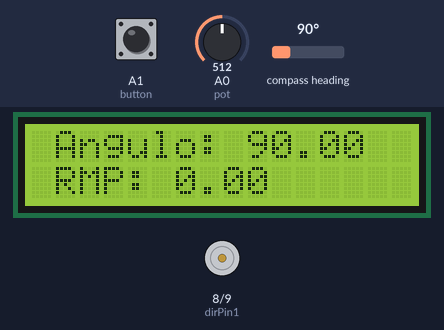
This sketch was run on a simulated Arduino Uno, built with avr-gcc and run on an emulated ATmega328P. Parts: 16×2 character LCD, motor-driver pin pairs drawn as motors (green arrow = first pin HIGH = forward, orange = second pin HIGH = backward, longer = more drive, scaled by the enable pin). The inputs (shaded band) are chosen by the test bench; at power-on: A1 (button) HIGH, A0 (pot) = 512, compass heading 90°. What the sketch prints to the serial monitor is not drawn.

Above: at 1.2 s.
1.3 s: A1 (button) pulled LOW for 0.15 s
At 2.9 s:
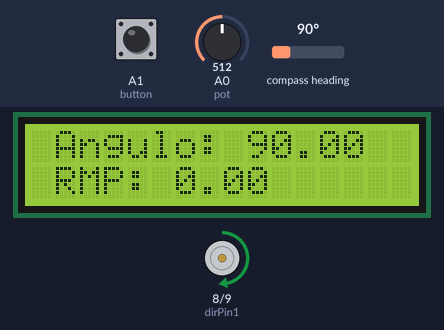
3.2 s: A0 (pot) set to 716
At 4.3 s:
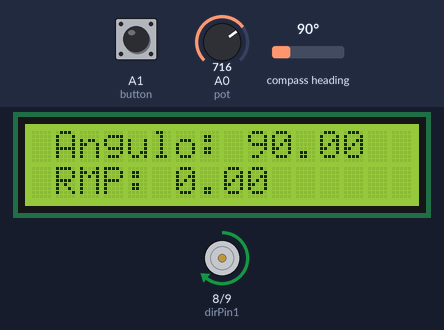
4.7 s: compass heading set to 7°
At 4.81 s:
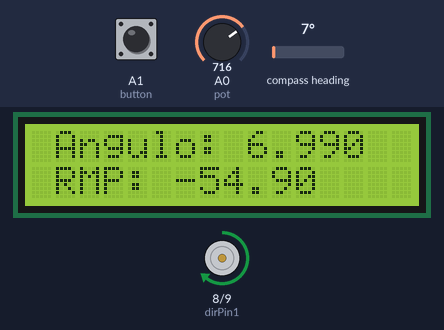
6.2 s: A0 (pot) set to 900
At 7.7 s:
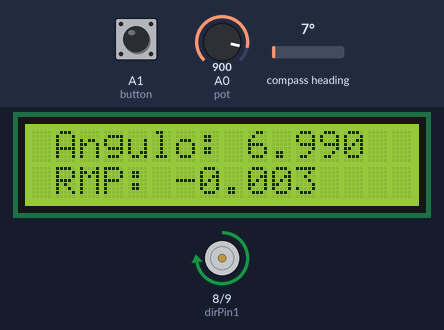
8.0 s: A1 (button) pulled LOW for 1 s
At 10.3 s:
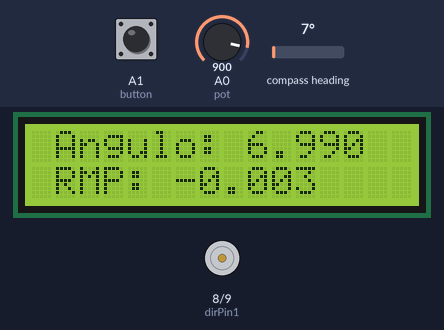
10.7 s: compass heading set to 352°
At 12.8 s:
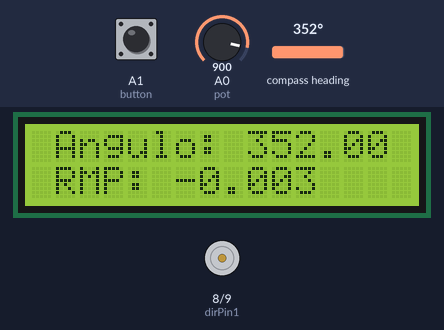
Timing chart, 0 to 14.3 s (numbered marks = the images above; inputs shaded):
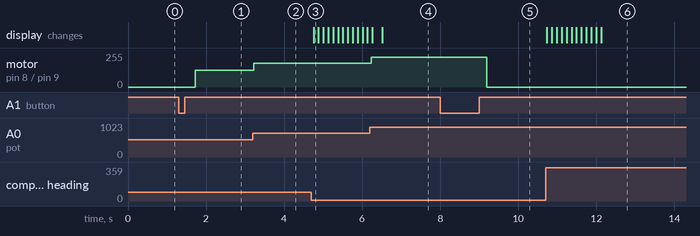

Measured:
- after the input at 1.3 s, motor on pin 8 (dirPin1) / pin 9 (dirPin2): stopped → forward 127/255 after 0.42 s
- after the input at 3.2 s, motor on pin 8 (dirPin1) / pin 9 (dirPin2): forward 127/255 → forward 178/255 at once
- after the input at 4.7 s, the display: changes after 0.05 s (image 3)
- after the input at 6.2 s, motor on pin 8 (dirPin1) / pin 9 (dirPin2): forward 178/255 → forward 224/255 at once
- after the input at 8.0 s, motor on pin 8 (dirPin1) / pin 9 (dirPin2): forward 224/255 → stopped after 1.2 s
- after the input at 10.7 s, the display: first changes at once (image 6 shows a later state)

The sketch:

Proyecto_TE.ino
```cpp
/*
Chavez Contreras Edgar Ailton Jave
Velazquez Galvan Diego Antonio

  Teoria Electromagnetica
Gordillo Sol Alvaro

Encoder Magnetico
*/
#include <Adafruit_HMC5883_U.h>
#include <Wire.h>
#include <LiquidCrystal_I2C.h>          // Para utilizar el LCD de I2C

Adafruit_HMC5883_Unified mag = Adafruit_HMC5883_Unified(12345);
LiquidCrystal_I2C lcd_i2c(0x3f,16,2);    // Creamos el objeto para el LCD

float anguloAnterior = NAN;     // angulo de la muestra previa
float Posicion = 0;
unsigned long tAnterior = 0;    // tiempo en ms de la muestra previa
float rpm = 0;
float rpmprom = 0;
bool sensorOK = false;

//Pines para el motor
int dirPin1 = 8;
int dirPin2 = 9;
int speedPin = 10;
const int pot = A0; //Potenciometro
int button = A1;
int speed;
bool modo = false; //Modo

void setup() {
  Serial.begin(9600);
  Wire.begin();

  lcd_i2c.init();
  lcd_i2c.backlight();

  pinMode(button, INPUT_PULLUP);
  pinMode(dirPin1, OUTPUT);
  pinMode(dirPin2, OUTPUT);
  pinMode(speedPin, OUTPUT);
  tAnterior = millis();
}

void loop() {
  int valor;
  valor = analogRead(pot);

  sensorOK = mag.begin();
  if(!sensorOK)   //Prueba de funcionamiento del sensor
  {
    Serial.println(F("No se encontró HMC5883L."));
    while(1);
  }

  sensors_event_t event;
  mag.getEvent(&event);
  float x = event.magnetic.x;
  float y = event.magnetic.y;

  //Control del motor
  if(push(button))  //Detecta cambios en el boton
  {
    modo = !modo;
  }

  if(modo)
  {
    speed = map(valor,0,1023,0,255); //Control de velocidad con pot

    analogWrite(speedPin,speed);
    digitalWrite(dirPin1,1);
    digitalWrite(dirPin2,0);
  }
  else
  {
    analogWrite(speedPin,0);
  }

  // Posicion en grados
  float nuevoAng = atan2((float)y, (float)x) * 180.0 / PI;   // Obtiene los grados en -180 y 180
  if (nuevoAng < 0) nuevoAng += 360.0;                       // Transforma los -180 en valores >180
  Posicion = nuevoAng;

  // Calculando el cambio de angulo con respecto al tiempo
  if (!isnan(anguloAnterior))
  {
    float dtheta = nuevoAng - anguloAnterior;

    if (dtheta >  180.0) dtheta -= 360.0; // Corrige saltos −359  0  +359 para evitar errores
    if (dtheta < -180.0) dtheta += 360.0;

    // Calculo de RPM
    unsigned long tActual = millis();
    float dt = (float)(tActual - tAnterior);
    if (dt > 0) {
      rpm = (dtheta / 360.0) * (60000.0 / dt);
      rpmprom= (rpmprom + rpm)/2; // Se promedia el rpm para mas precision
    }
    tAnterior = tActual;
  }
  anguloAnterior = nuevoAng;   // Guarda para próxima iteración

  Serial.print(F("Ángulo: "));
  Serial.print(Posicion, 1);
  Serial.print(F("°   |   RPM: "));
  Serial.println(abs(rpmprom), 2);
  Serial.print(F("X: "));
  Serial.println(x, 1);
  Serial.print(F("Y: "));
  Serial.println(y, 2);

  lcd_i2c.setCursor(1,0);
  lcd_i2c.print("Angulo: " + String(Posicion));
  lcd_i2c.setCursor(1,1);
  lcd_i2c.print("RMP: " + String(rpmprom));

  delay(100);   // Frecuencia de medicion
}

//Función anti-rebote
bool push(byte input){
  bool state = false;
  if(! digitalRead(input)){
    delay(200);
    while(! digitalRead(input));
    delay(200);
    state = true;
  }
  return state;
}
```
